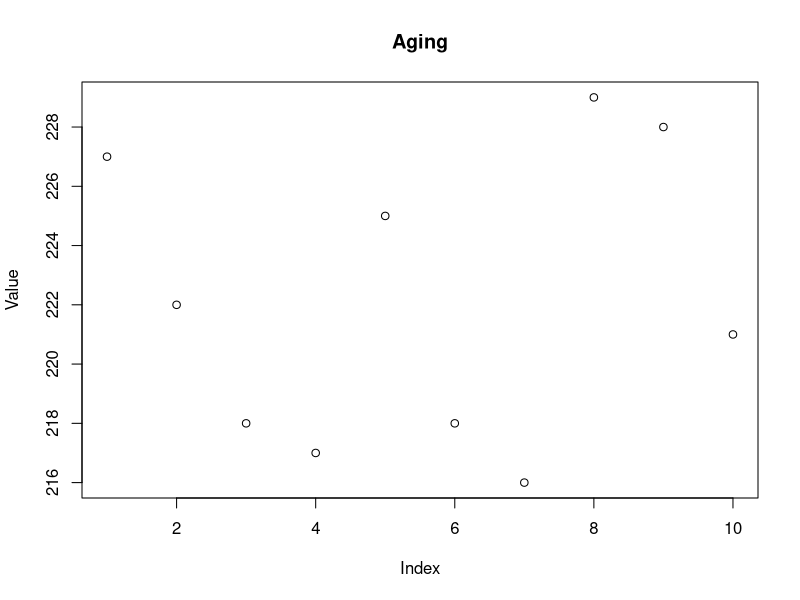
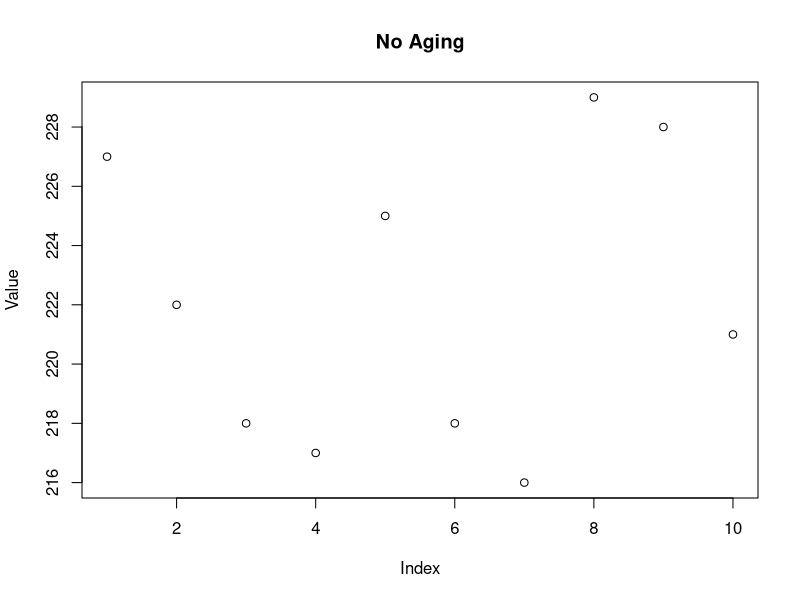
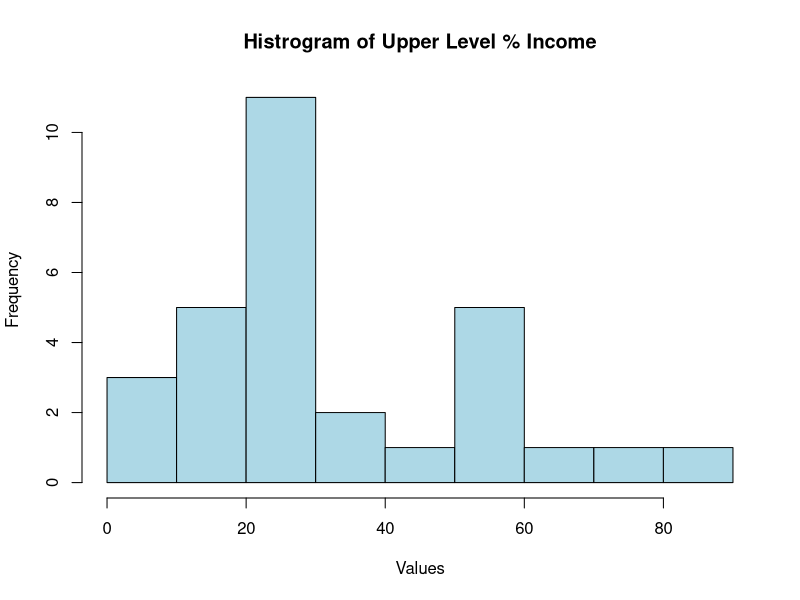
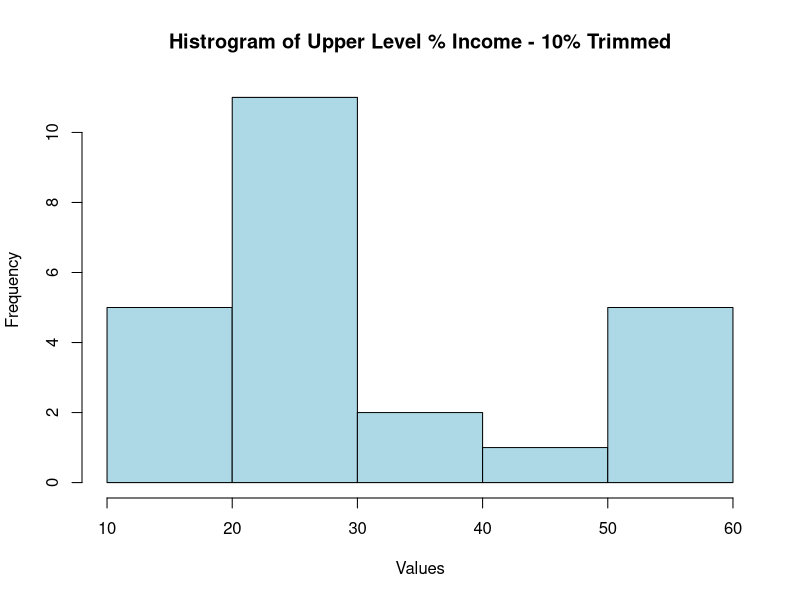

Write the R code that produced these figures, in order.
#Question 1: 1.9
no_aging <- c(227,222,218,217,225,218,216,229,228,221)
plot(no_aging,
     main="Aging",
     ylab="Value")

no_aging_mean <- mean(no_aging)
no_aging_sq_diff <- (no_aging - no_aging_mean)^2
no_aging_numerator <- sum(no_aging_sq_diff)
no_aging_var <- var(no_aging)
no_aging_sd <- sd(no_aging)

aging <- c(219,214,215,211,209,218,203,204,201,205)
plot(no_aging,
     main="No Aging",
     ylab="Value")

aging_mean <- mean(aging)
aging_sq_diff <- (aging - aging_mean)^2
aging_numerator <- sum(aging_sq_diff)
aging_var <- var(aging)
aging_sd <- sd(aging)

#Question 2: 1.25
upper_level_income_pct <- c(72.2, 31.9, 26.5, 29.1, 27.3, 8.6, 22.3, 26.5, 20.4, 12.8,
                            25.1, 19.2, 24.1, 58.2, 68.1, 89.2, 55.1, 9.4, 14.5, 13.9,
                            20.7, 17.9, 8.5, 55.4, 38.1, 54.2, 21.5, 26.2, 59.1, 43.3)

#A
sum_ulip <- sum(upper_level_income_pct)
n <- length(upper_level_income_pct)
mean_ulip_manual <- (sum_ulip)/(n)
mean_ulip <- mean(upper_level_income_pct)

#B
sorted_ulip <- sort(upper_level_income_pct)
median_ulip_manual <- (sorted_ulip[n/2] + sorted_ulip[(n/2)+1])*0.5
median_ulip <- median(sorted_ulip)

#C:
hist(upper_level_income_pct,
     main='Histrogram of Upper Level % Income',
     xlab='Values',
     ylab='Frequency',
     col="lightblue",
     border='black')

#D
ten_p <- n*0.1
ulip_10_trimmed_mean <- tail(head(sorted_ulip, -ten_p), -ten_p)

#Mean
sum_ulip_10 <- sum(ulip_10_trimmed_mean)
n_10 <- length(ulip_10_trimmed_mean)
mean_ulip_10_manual <- (sum_ulip_10)/(n_10)
mean_ulip_10 <- mean(ulip_10_trimmed_mean)

#Median 
median_ulip_10_manual <- (ulip_10_trimmed_mean[n_10/2] + ulip_10_trimmed_mean[(n_10/2)+1])*0.5
median_ulip_10 <- median(ulip_10_trimmed_mean)

#Histogram
hist(ulip_10_trimmed_mean,
     main='Histrogram of Upper Level % Income - 10% Trimmed',
     xlab='Values',
     ylab='Frequency',
     col="lightblue",
     border='black')




